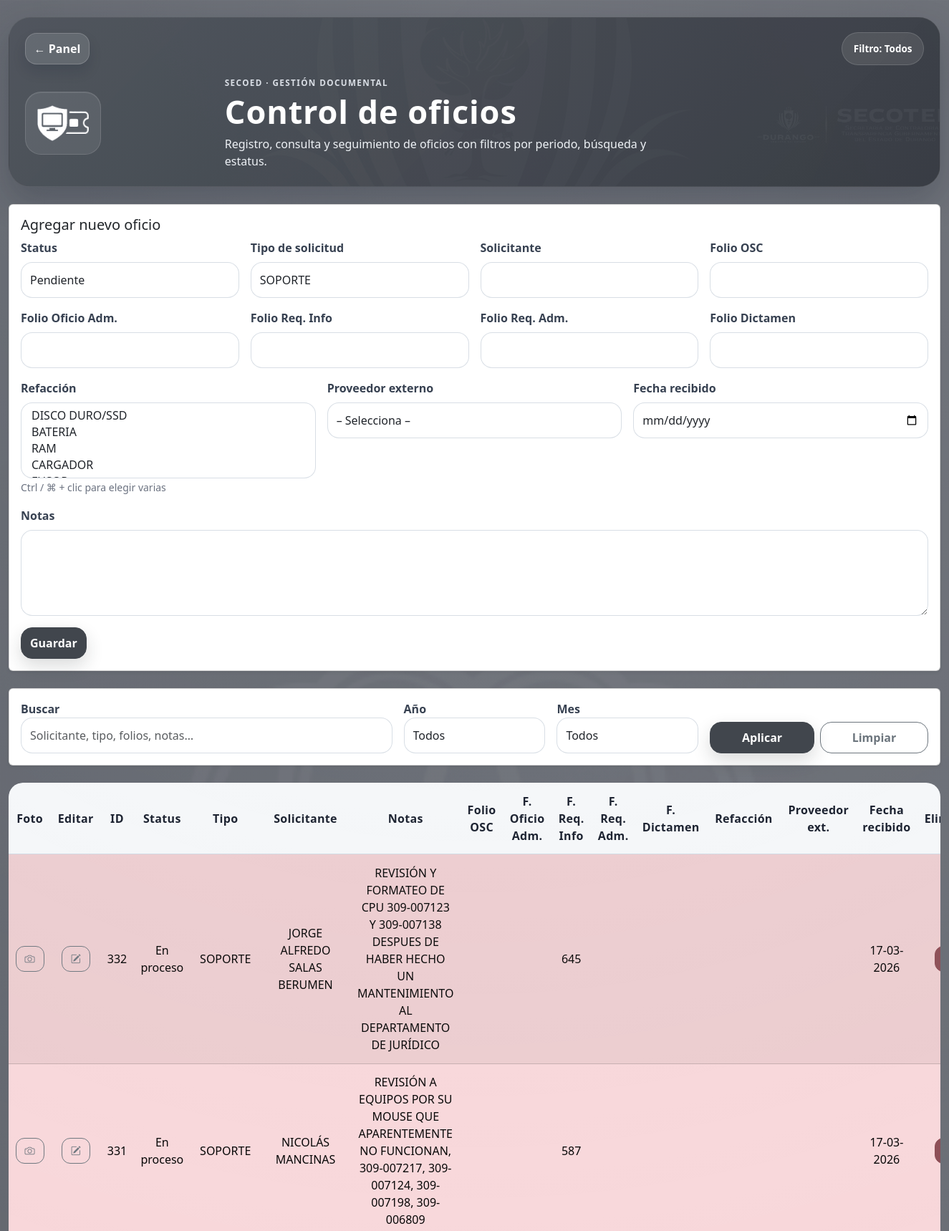
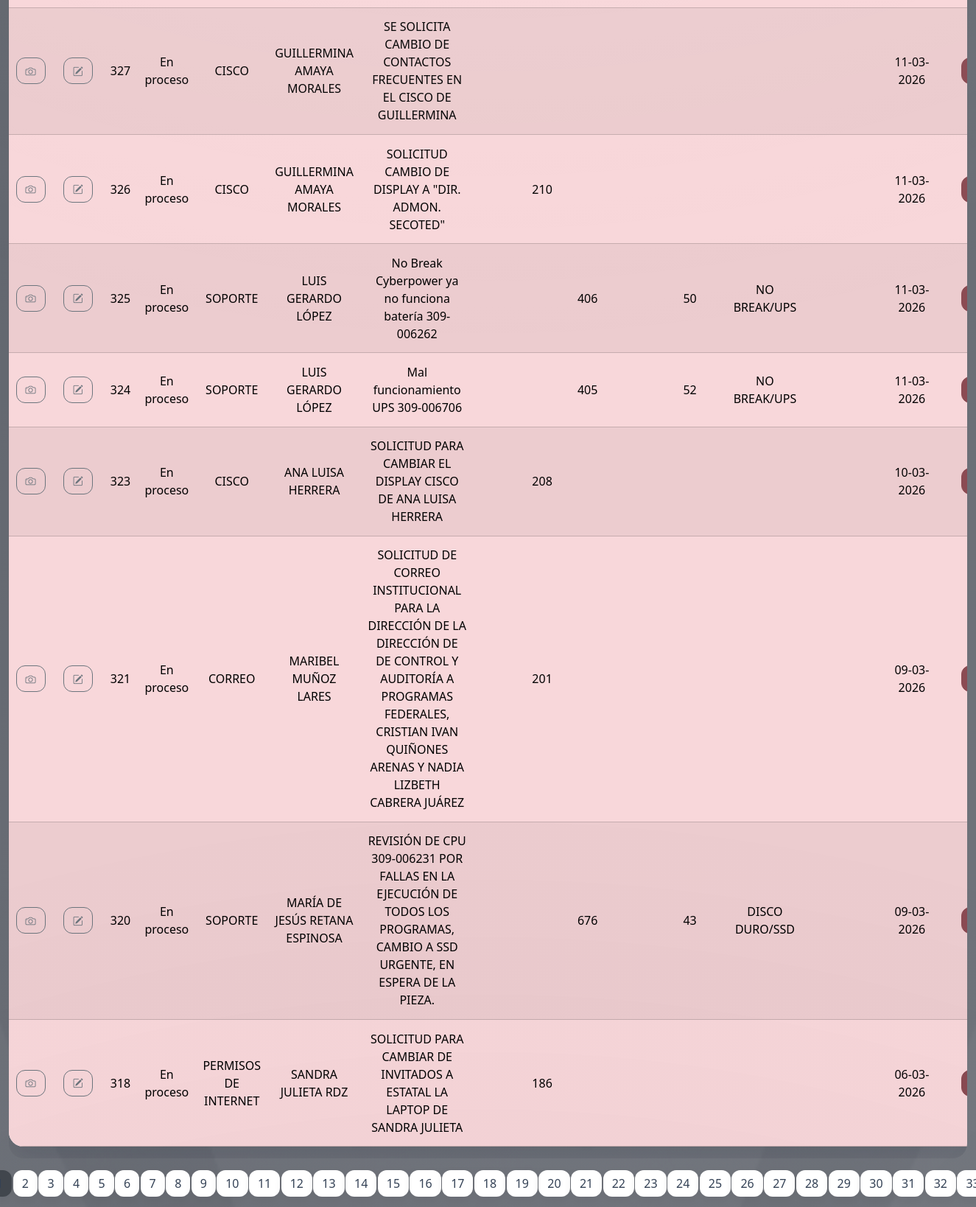
Screenshot of /control_oficios.php (signed in, upper part) with the database file from the repository (2 pictures, top to bottom).
### tables this page shows
CREATE TABLE `oficios` (
  `id` int(11) NOT NULL,
  `status` enum('Pendiente','En proceso','Concluido') NOT NULL DEFAULT 'Pendiente',
  `tipo_solicitud` varchar(60) NOT NULL DEFAULT 'General',
  `solicitante` varchar(120) NOT NULL,
  `notas` text DEFAULT NULL,
  `folio_osc` varchar(40) DEFAULT NULL,
  `folio_oficio_admin` varchar(40) DEFAULT NULL,
  `folio_req_info` varchar(40) DEFAULT NULL,
  `folio_req_admin` varchar(40) DEFAULT NULL,
  `folio_dictamen` varchar(40) DEFAULT NULL,
  `refaccion` varchar(120) DEFAULT NULL,
  `proveedor_externo` varchar(120) DEFAULT NULL,
  `foto` varchar(255) DEFAULT NULL,
  `fecha_recibido` date DEFAULT NULL
);

### control_oficios.php (the view, shortened to what this page needs)
<?php
$role = $_SESSION['role'] ?? 'guest';
$pdo = require __DIR__ . '/db.php';
$refacciones = [
  'DISCO DURO/SSD','BATERIA','RAM','CARGADOR','FUSOR','LIMPIEZA/MTTO',
  'NO BREAK/UPS','LECTOR CD','FUENTE DE PODER','TARJETA MADRE','CARCASA DD PORTÁTIL','CÁMARA'
];
function as_int_or_null($v){ return (isset($v) && is_numeric($v)) ? (int)$v : null; }
$q        = trim($_GET['q'] ?? '');
$selYear  = as_int_or_null($_GET['year']  ?? null);
$selMonth = as_int_or_null($_GET['month'] ?? null);
$perPage  = 10;
$page     = max(1, (int)($_GET['p'] ?? 1));
$offset   = ($page - 1) * $perPage;
$conds = []; $params = [];
$where = $conds ? "WHERE ".implode(" AND ", $conds) : "";
$stmtCnt = $pdo->prepare("SELECT COUNT(*) FROM oficios $where");
$stmtCnt->execute($params);
$totalRows = (int)$stmtCnt->fetchColumn();
$totalPages = max(1, (int)ceil($totalRows / $perPage));
$sql = "SELECT * FROM oficios $where
        ORDER BY CASE status
                   WHEN 'En proceso' THEN 0
                   WHEN 'Pendiente'  THEN 1
                   ELSE 2
                 END,
                 id DESC
        LIMIT :lim OFFSET :off";
$stmt = $pdo->prepare($sql);
$stmt->bindValue(':lim', $perPage, PDO::PARAM_INT);
$stmt->bindValue(':off', $offset, PDO::PARAM_INT);
$stmt->execute();
$rows = $stmt->fetchAll(PDO::FETCH_ASSOC);
function oficioRowClass(string $st): string {
  return in_array($st, ['Pendiente', 'En proceso']) ? 'table-danger' : 'table-success';
}
?>
<!doctype html>
<html lang="es"><head>
<link href="https://cdn.jsdelivr.net/npm/bootstrap@5.3.3/dist/css/bootstrap.min.css" rel="stylesheet">
<link href="https://cdn.jsdelivr.net/npm/bootstrap-icons@1.11.3/font/bootstrap-icons.css" rel="stylesheet">
<link href="styles.css" rel="stylesheet">
</head>
<body class="bg-secoed container-fluid py-4">
<?php
  require __DIR__ . '/brand_header.php';
?>
<div class="card mb-4 shadow-sm"><div class="card-body">
  <h5 class="card-title">Agregar nuevo oficio</h5>
  <form class="row g-3" method="post">
    <div class="col-md-3">
      <label class="form-label">Status</label>
      <select name="status" class="form-select">
        <option>Pendiente</option><option>En proceso</option><option>Concluido</option>
      </select>
    </div>
    <div class="col-md-3">
      <label class="form-label">Tipo de solicitud</label>
      <select name="tipo_solicitud" class="form-select" required>
        <?php
          $tipos=['SOPORTE','SITIO WEB','CISCO','CORREO',
                  'PERMISOS DE INTERNET','EQUIPO NUEVO','BLOQUEO DE INTERNET', 'SERVICIO SOCIAL'];
          foreach($tipos as $t) echo "<option>$t</option>";
        ?>
      </select>
    </div>
    <div class="col-md-3"><label class="form-label">Solicitante</label>
      <input name="solicitante" class="form-control" required></div>
    <div class="col-md-3"><label class="form-label">Folio OSC</label>
      <input name="folio_osc" class="form-control"></div>
    <div class="col-md-3"><label class="form-label">Folio Oficio Adm.</label>
      <input name="folio_oficio_admin" class="form-control"></div>
    <div class="col-md-3"><label class="form-label">Folio Req. Info</label>
      <input name="folio_req_info" class="form-control"></div>
    <div class="col-md-3"><label class="form-label">Folio Req. Adm.</label>
      <input name="folio_req_admin" class="form-control"></div>
    <div class="col-md-3"><label class="form-label">Folio Dictamen</label>
      <input name="folio_dictamen" class="form-control"></div>
    <div class="col-md-4">
      <label class="form-label">Refacción</label>
      <select name="refaccion[]" class="form-select" multiple size="4">
        <?php foreach($refacciones as $r) echo "<option>$r</option>"; ?>
      </select>
      <small class="text-muted">Ctrl / ⌘ + clic para elegir varias</small>
    </div>
    <div class="col-md-4">
      <label class="form-label">Proveedor externo</label>
      <select id="provSel" name="proveedor_externo" class="form-select">
        <option disabled selected value="">– Selecciona –</option>
      </select>
    </div>
    <div class="col-md-4"><label class="form-label">Fecha recibido</label>
      <input type="date" name="fecha_recibido" class="form-control"></div>
    <div class="col-12"><label class="form-label">Notas</label>
      <textarea name="notas" rows="2" class="form-control"></textarea></div>
    <div class="col-12"><button class="btn btn-primary">Guardar</button></div>
  </form>
</div></div>
<div class="card mb-4 shadow-sm filter-sticky">
  <form class="card-body row gy-2 gx-3 align-items-end" method="get">
    <div class="col-md-5">
      <label class="form-label m-0">Buscar</label>
      <input name="q" value="<?= htmlspecialchars($q) ?>" class="form-control" placeholder="Solicitante, tipo, folios, notas…">
    </div>
    <div class="col-md-2">
      <label class="form-label m-0">Año</label>
      <select name="year" class="form-select">
        <option value="">Todos</option>
      </select>
    </div>
    <div class="col-md-2">
      <label class="form-label m-0">Mes</label>
      <select name="month" class="form-select">
        <option value="">Todos</option>
      </select>
    </div>
    <div class="col-md-3 d-flex gap-2">
      <button class="btn btn-primary flex-fill">Aplicar</button>
      <a class="btn btn-outline-secondary flex-fill" href="control_oficios.php">Limpiar</a>
    </div>
  </form>
</div>
<div class="table-responsive">
<table class="table table-striped table-sm table-tickets w-100">
<thead class="table-light text-center">
  <tr>
    <th style="width:70px">Foto</th>
    <th style="width:40px">Editar</th>
    <th>ID</th><th>Status</th><th>Tipo</th><th>Solicitante</th><th>Notas</th>
    <th>Folio OSC</th><th>F. Oficio Adm.</th><th>F. Req. Info</th>
    <th>F. Req. Adm.</th><th>F. Dictamen</th>
    <th>Refacción</th><th>Proveedor ext.</th><th>Fecha recibido</th><th style="width:40px">Eliminar</th>
  </tr>
</thead>
<tbody class="text-center">
<?php foreach($rows as $r): ?>
  <tr class="<?= oficioRowClass($r['status']) ?>">
    <td>
      <form method="post" enctype="multipart/form-data" class="d-inline">
        <button type="button" class="btn btn-sm btn-outline-secondary" onclick="this.previousElementSibling.click();" title="Subir/actualizar foto">
          <i class="bi bi-camera"></i>
        </button>
      </form>
    </td>
    <td>
      <button class="btn btn-sm btn-outline-secondary edit-btn"
              data-json='<?= htmlspecialchars(json_encode($r),ENT_QUOTES) ?>' title="Editar">
        <i class="bi bi-pencil-square"></i>
      </button>
    </td>
    <td><?= $r['id'] ?></td>
    <td><?= htmlspecialchars($r['status']) ?></td>
    <td><?= htmlspecialchars($r['tipo_solicitud']) ?></td>
    <td><?= htmlspecialchars($r['solicitante']) ?></td>
    <td><?= htmlspecialchars($r['notas']) ?></td>
    <td><?= htmlspecialchars($r['folio_osc']) ?></td>
    <td><?= htmlspecialchars($r['folio_oficio_admin']) ?></td>
    <td><?= htmlspecialchars($r['folio_req_info']) ?></td>
    <td><?= htmlspecialchars($r['folio_req_admin']) ?></td>
    <td><?= htmlspecialchars($r['folio_dictamen']) ?></td>
    <td><?= htmlspecialchars($r['refaccion']) ?></td>
    <td><?= htmlspecialchars($r['proveedor_externo']) ?></td>
    <td><?= $r['fecha_recibido'] ? date('d-m-Y', strtotime($r['fecha_recibido'])) : '' ?></td>
    <?php if ($role==='admin'): ?>
      <td>
        <a href="?del=<?= $r['id'] ?>&p=<?= $page ?>&q=<?= urlencode($q) ?>&year=<?= $selYear ?>&month=<?= $selMonth ?>"
           class="btn btn-sm btn-danger"
           onclick="return confirm('¿Eliminar oficio #<?= $r['id'] ?>?');" title="Eliminar">
        </a>
      </td>
    <?php else: ?>
      <td></td>
    <?php endif; ?>
  </tr>
<?php endforeach; ?>
</tbody>
</table>
</div>
<?php if($totalPages>1): ?>
<nav class="mt-3" aria-label="Paginación">
  <ul class="pagination justify-content-center">
    <?php for($i=1;$i<=$totalPages;$i++): ?>
      <li class="page-item <?= $i==$page?'active':'' ?>">
        <a class="page-link" href="?p=<?= $i ?>&q=<?= urlencode($q) ?>&year=<?= $selYear ?>&month=<?= $selMonth ?>"><?= $i ?></a>
      </li>
    <?php endfor; ?>
  </ul>
</nav>
<?php endif; ?>
<div class="mb-4">
  <div class="row g-3 mb-3">
  </div>
</div>
</body></html>

### assets/css/styles.css (style rules this page uses)
:root { --brand-primary:#41464d; --brand-primary-dark:#2f3439; --brand-secondary:#69707a; --brand-soft:#eceff2; --brand-success:#53745d; --brand-warning:#b08a3a; --brand-danger:#8b4b53; --surface:rgba(249,250,251,.92); --surface-strong:#ffffff; --surface-dark:rgba(31,35,39,.92); --text:#20242a; --muted:#6b7280; --border:rgba(148,163,184,.28); --shadow:0 18px 42px rgba(15,23,42,.14); --shadow-soft:0 10px 30px rgba(15,23,42,.08); --radius:24px; --radius-sm:16px; }
* { box-sizing:border-box }
html { scroll-behavior:smooth }
body { color:var(--text); background: linear-gradient(135deg, rgba(80,84,92,.84), rgba(118,121,127,.86)), url('../img/background_secoed.png') center/cover fixed no-repeat; min-height:100vh; font-family:"Segoe UI", Roboto, Arial, sans-serif; }
body.bg-secoed { background: linear-gradient(135deg, rgba(80,84,92,.84), rgba(118,121,127,.86)), url('../img/background_secoed.png') center/cover fixed no-repeat; }
a { text-decoration:none }
.container,.container-fluid { position:relative;z-index:1 }
.form-label { font-weight:700;color:#374151;margin-bottom:.5rem }
.text-muted,small,.small { color:var(--muted)!important }
.form-control,.form-select { border-radius:16px; min-height:50px; border:1px solid rgba(148,163,184,.36); box-shadow:none; background:rgba(255,255,255,.92); color:var(--text); }
textarea.form-control { min-height:120px }
.btn { border-radius:16px; font-weight:700; min-height:44px; display:inline-flex; align-items:center; justify-content:center; gap:.5rem; transition:transform .16s ease, box-shadow .16s ease, background .16s ease, border-color .16s ease; }
.btn-sm { min-height:36px;padding-inline:.75rem;border-radius:12px }
.btn-primary { background:var(--brand-primary);border-color:var(--brand-primary);box-shadow:0 10px 24px rgba(31,35,39,.16);color:#fff }
.btn-danger { background:var(--brand-danger);border-color:var(--brand-danger);color:#fff }
.table { --bs-table-bg: rgba(255,255,255,.92); --bs-table-striped-bg: rgba(241,245,249,.94); --bs-table-border-color: rgba(203,213,225,.58); border-radius:20px; overflow:hidden; }
.table thead th { background:rgba(245,247,249,.99); color:#111827; font-weight:800; letter-spacing:.02em; border-bottom:1px solid rgba(203,213,225,.85); }
.table td,.table th { vertical-align:middle;padding:.85rem .6rem }
.table-responsive { border-radius:20px;overflow:auto }
.table-tickets { background:rgba(255,255,255,.94);border-radius:20px;overflow:hidden;box-shadow:var(--shadow) }
.table .btn { margin-inline:auto }
.pagination .page-link { border-radius:12px;margin:0 .15rem;border:none;color:#334155;box-shadow:0 4px 12px rgba(15,23,42,.06) }
.pagination .active .page-link { background:var(--brand-primary) }
body::before { content:""; position:fixed; inset:0; background:radial-gradient(circle at top, rgba(255,255,255,.12), transparent 42%), radial-gradient(circle at bottom, rgba(15,23,42,.12), transparent 46%); pointer-events:none; z-index:0; }
.panel-card__title, .tutorials-module__title, .table thead th, .ticket-card h1, .ticket-card h2, .ticket-card h3, .ticket-card strong { color:#111827 }
.table .btn, .table .btn-sm, .table td .btn { display:inline-flex; align-items:center; justify-content:center; }
.table td:last-child, .table td.action-cell, .table th:last-child { text-align:center }

### control_oficios.php (style rules this page uses)
.filter-sticky { position: sticky; top: .5rem; z-index: 100; }

### rows the page displays
oficios: id "332", status "En proceso", tipo_solicitud "SOPORTE", solicitante "JORGE ALFREDO SALAS BERUMEN", notas "REVISIÓN Y FORMATEO DE CPU 309-007123 Y 309-007138 DESPUES DE HABER HECHO UN MANTENIMIENTO AL DEPARTAMENTO DE JURÍDICO", folio_req_info "645", fecha_recibido "17-03-2026"
oficios: id "331", status "En proceso", tipo_solicitud "SOPORTE", solicitante "NICOLÁS MANCINAS", notas "REVISIÓN A EQUIPOS POR SU MOUSE QUE APARENTEMENTE NO FUNCIONAN, 309-007217, 309-007124, 309-007198, 309-006809", folio_req_info "587", fecha_recibido "17-03-2026"
oficios: id "327", status "En proceso", tipo_solicitud "CISCO", solicitante "GUILLERMINA AMAYA MORALES", notas "SE SOLICITA CAMBIO DE CONTACTOS FRECUENTES EN EL CISCO DE GUILLERMINA", fecha_recibido "11-03-2026"
oficios: id "326", status "En proceso", tipo_solicitud "CISCO", solicitante "GUILLERMINA AMAYA MORALES", notas "SOLICITUD CAMBIO DE DISPLAY A \"DIR. ADMON. SECOTED\"", folio_oficio_admin "210", fecha_recibido "11-03-2026"
oficios: id "325", status "En proceso", tipo_solicitud "SOPORTE", solicitante "LUIS GERARDO LÓPEZ", notas "No Break Cyberpower ya no funciona batería 309-006262", folio_req_info "406", folio_dictamen "50", refaccion "NO BREAK/UPS", fecha_recibido "11-03-2026"
oficios: id "324", status "En proceso", tipo_solicitud "SOPORTE", solicitante "LUIS GERARDO LÓPEZ", notas "Mal funcionamiento UPS 309-006706", folio_req_info "405", folio_dictamen "52", refaccion "NO BREAK/UPS", fecha_recibido "11-03-2026"
oficios: id "323", status "En proceso", tipo_solicitud "CISCO", solicitante "ANA LUISA HERRERA", notas "SOLICITUD PARA CAMBIAR EL DISPLAY CISCO DE ANA LUISA HERRERA", folio_oficio_admin "208", fecha_recibido "10-03-2026"
oficios: id "321", status "En proceso", tipo_solicitud "CORREO", solicitante "MARIBEL MUÑOZ LARES", notas "SOLICITUD DE CORREO INSTITUCIONAL PARA LA DIRECCIÓN DE LA DIRECCIÓN DE DE CONTROL Y AUDITORÍA A PROGRAMAS FEDERALES, CRISTIAN IVAN QUIÑONES ARENAS Y NADIA LIZBETH CABRERA JUÁREZ", folio_oficio_admin "201", fecha_recibido "09-03-2026"
oficios: id "320", status "En proceso", tipo_solicitud "SOPORTE", solicitante "MARÍA DE JESÚS RETANA ESPINOSA", notas "REVISIÓN DE CPU 309-006231 POR FALLAS EN LA EJECUCIÓN DE TODOS LOS PROGRAMAS, CAMBIO A SSD URGENTE, EN ESPERA DE LA PIEZA.", folio_req_info "676", folio_dictamen "43", refaccion "DISCO DURO/SSD", fecha_recibido "09-03-2026"
oficios: id "318", status "En proceso", tipo_solicitud "PERMISOS DE INTERNET", solicitante "SANDRA JULIETA RDZ", notas "SOLICITUD PARA CAMBIAR DE INVITADOS A ESTATAL LA LAPTOP DE SANDRA JULIETA", folio_oficio_admin "186", fecha_recibido "06-03-2026"

### other values shown
$brand_back_text "Panel"
$brand_badge "Filtro: Todos"
$brand_eyebrow "SECOED · GESTIÓN DOCUMENTAL"
$brand_title "Control de oficios"
$brand_subtitle "Registro, consulta y seguimiento de oficios con filtros por periodo, búsqueda y estatus."
form field tipo_solicitud "SOPORTE"
